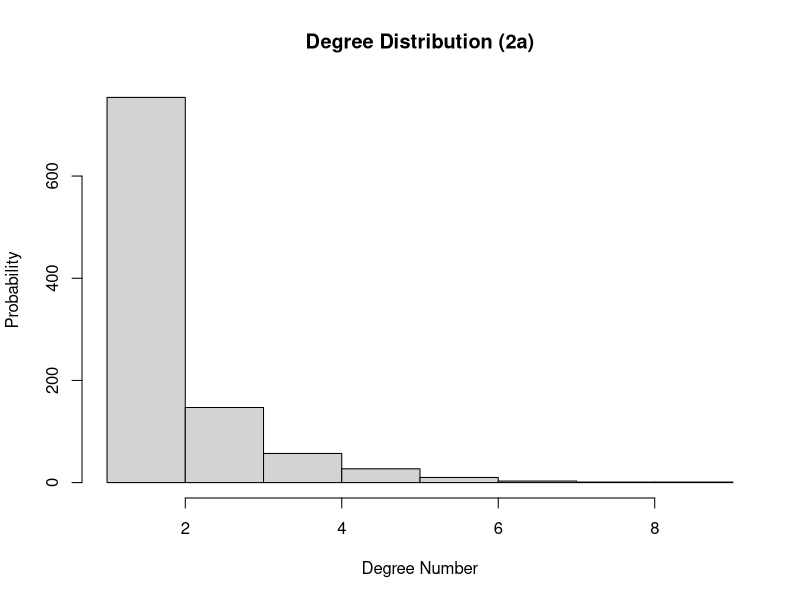
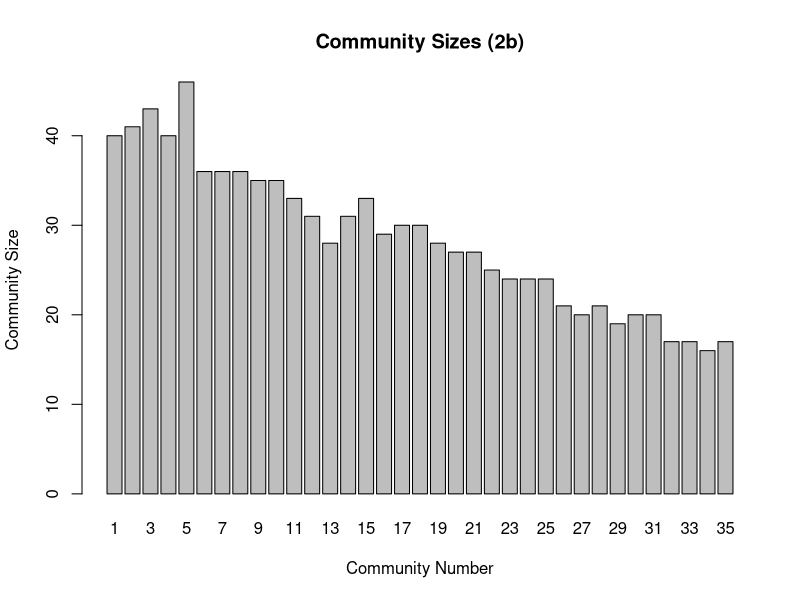
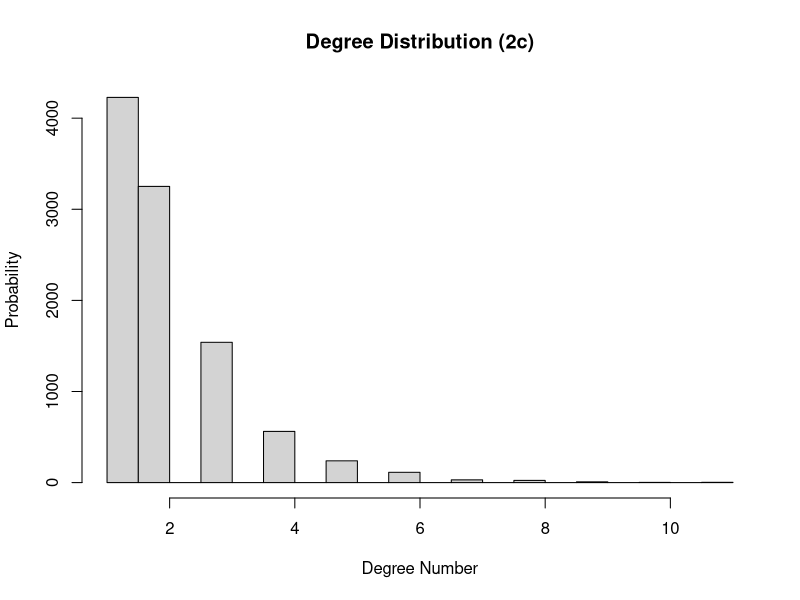

Generate these figures, in order, with R: (Note: this script raises an error after producing the figures.)
##Download and install the package 
#install.packages("igraph")

##Load package
library(igraph)

nodesNum = 1000

#2 
#Create a network with a fat-tailed degree distribution
#2-a

degreePro = -3

g_2a = barabasi.game(nodesNum, degreePro, directed = FALSE)
deg_dist_2a <- degree(g_2a)
hist(deg_dist_2a, main="Degree Distribution (2a)", xlab="Degree Number", ylab="Probability")
dia_2a <- diameter(g_2a, unconnected = TRUE)

#2-b
is.connected(g_2a)
cl_2a <- clusters(g_2a)
gccIndex_2a <- which.max(cl_2a$size)
nonGccNodes_2b <- (1:vcount(g_2a))[cl_2a$membership != gccIndex_2a]
gcc_2b <- delete.vertices(g_2a, nonGccNodes_2b)

#community structure
community_str_2b <- fastgreedy.community(gcc_2b, merges=TRUE, modularity=TRUE,membership=TRUE, weights=NULL)
modularity(community_str_2b)
sizes(community_str_2b)
barplot(sizes(community_str_2b),  main="Community Sizes (2b)", xlab="Community Number", ylab="Community Size")

#2-c

nodesNum2 = 10000

g_2c = barabasi.game(nodesNum2, degreePro, directed = FALSE)
deg_dist_2c <- degree(g_2c)
hist(deg_dist_2c, main="Degree Distribution (2c)", xlab="Degree Number", ylab="Probability")
dia_2c <- diameter(g_2c, unconnected = TRUE)
is.connected(g_2c)

#GCC calculation

cl_2c <- clusters(g_2c)
gccIndex_2c <- which.max(cl_2c$size)
nonGccNodes_2c <- (1:vcount(g))[cl_2c$membership != gccIndex_2c]
gcc_2c <- delete.vertices(g_2c, nonGccNodes_2c)

#community structure
community_str_2c <- fastgreedy.community(gcc_2c, merges=TRUE, modularity=TRUE,membership=TRUE, weights=NULL)
modularity(community_str_2c)
sizes(community_str_2c)
barplot(sizes(community_str_2c),  main="Community Sizes (2c)", xlab="Community Number", ylab="Community Size")

#2-d
smpl <- sample(1, 1000, 1000)

